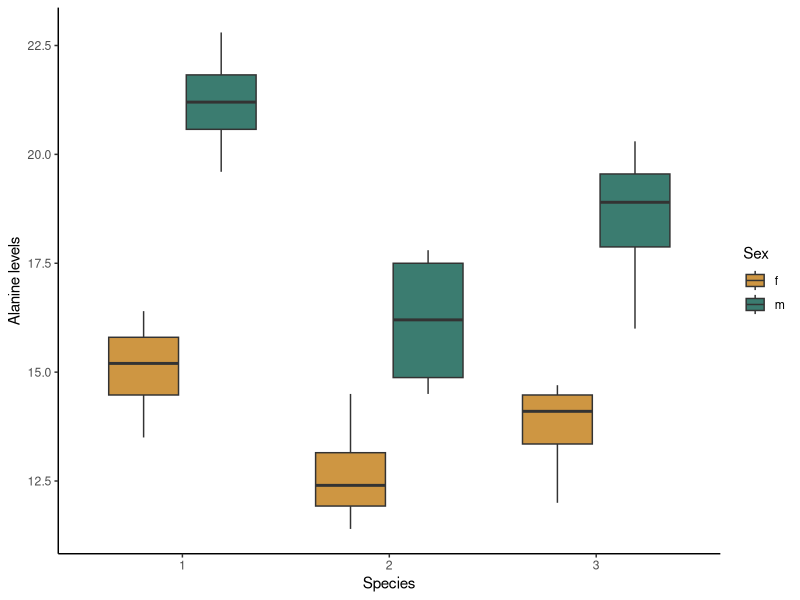
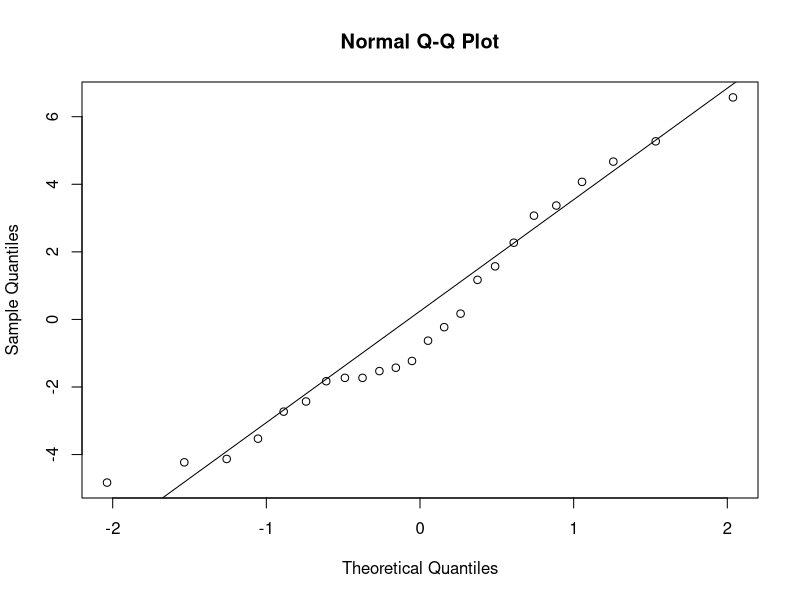
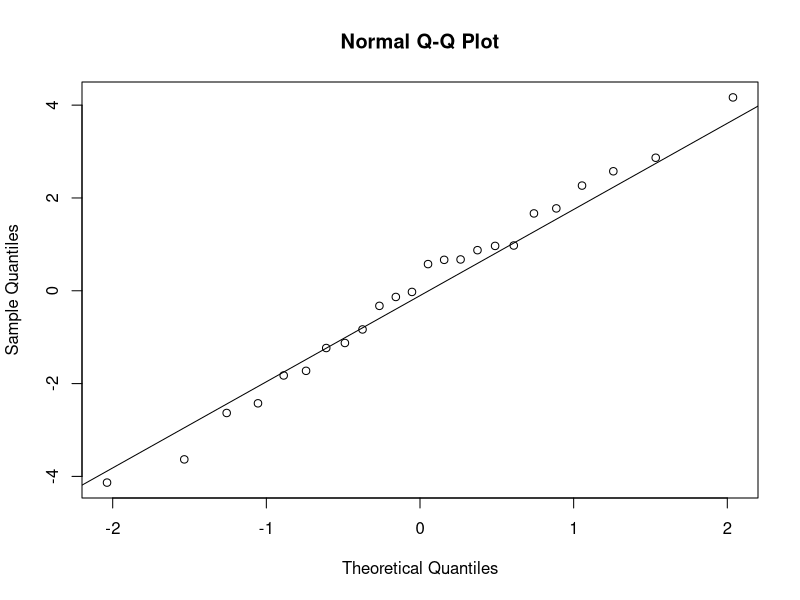
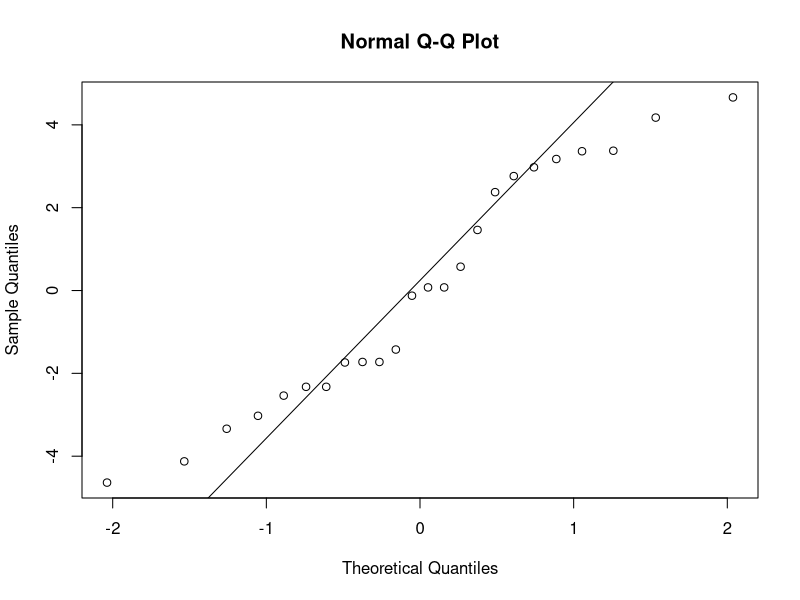
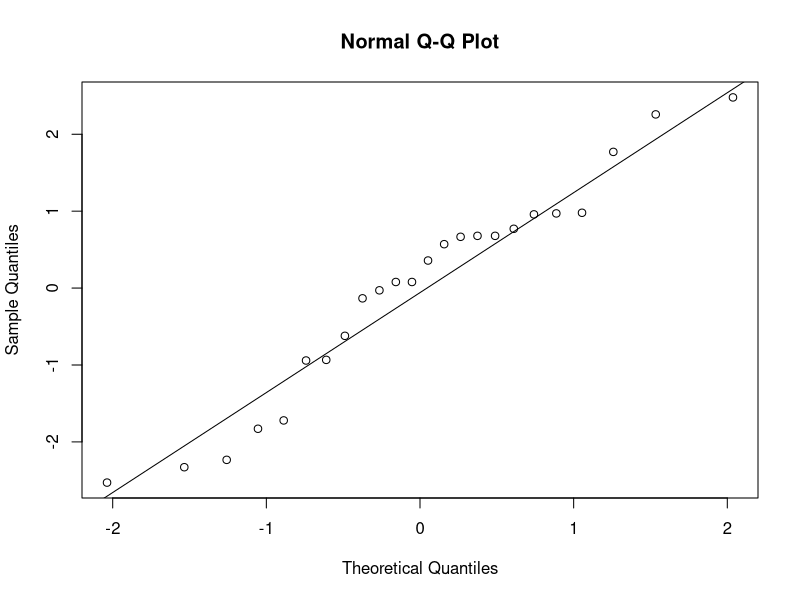
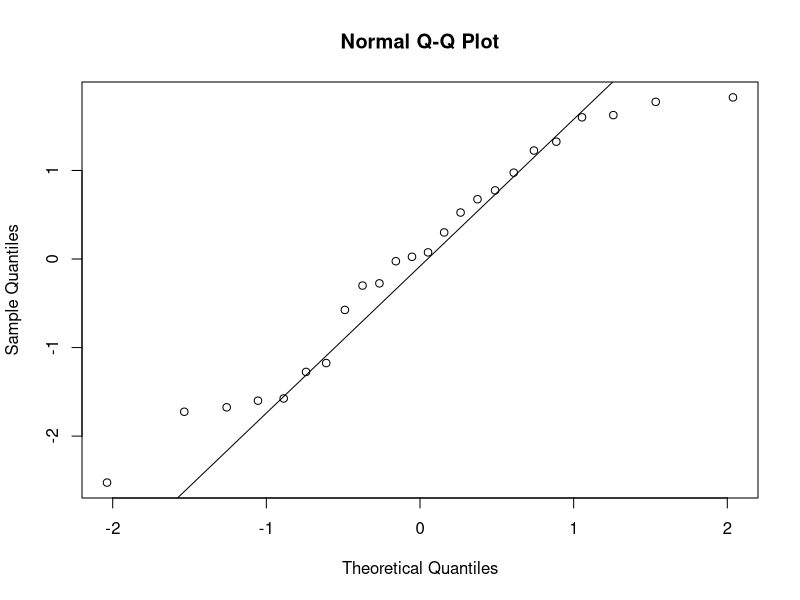
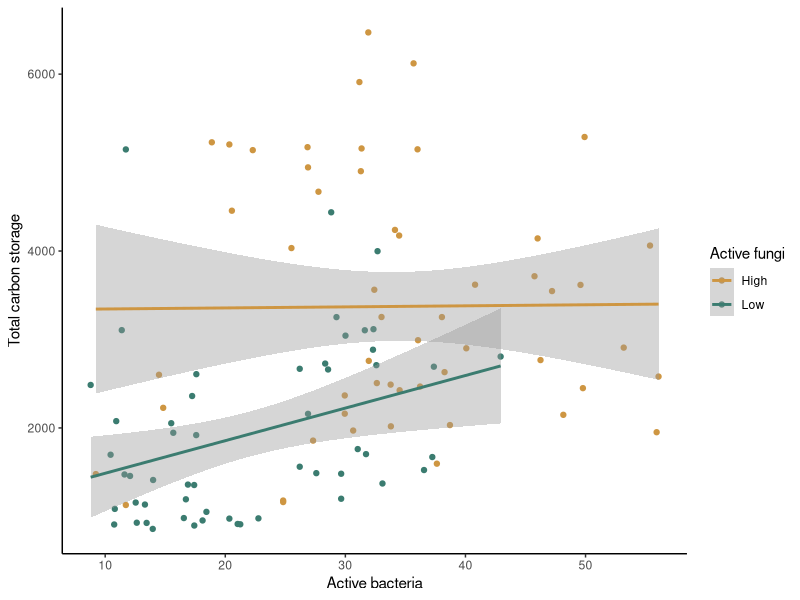
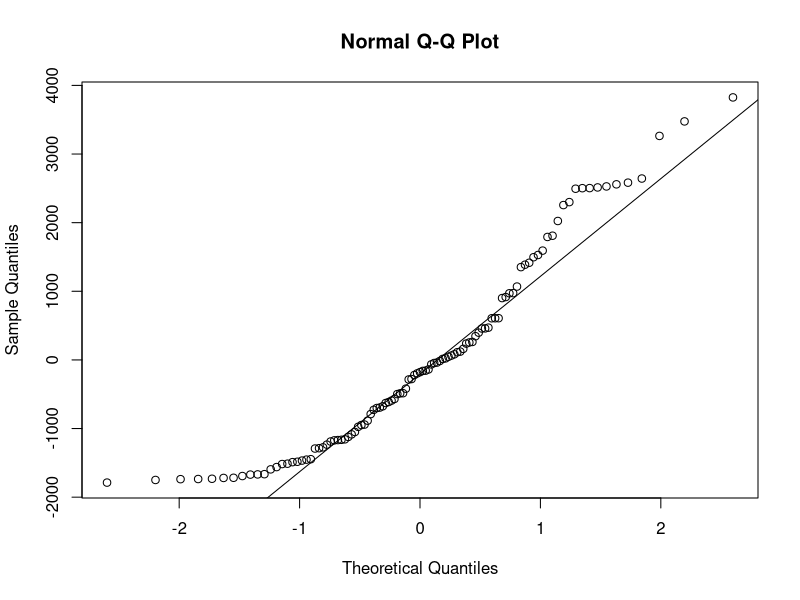

Generate these figures, in order, with R:
## ---- chunk 1
knitr::opts_chunk$set(echo = TRUE)
## ---- chunk 2
mill <- read.csv("millipedes.csv")
mill$species <- as.factor(mill$species)
## ---- chunk 3
library(ggplot2)
ggplot(mill, aes(x=species, y=Alanine, fill=sex)) +
  geom_boxplot() +
  scale_fill_manual(values=c("#ce9642","#3b7c70")) +
  labs(x="Species", y="Alanine levels", fill = "Sex") +
  theme_classic()
## ---- chunk 4
mill_null <- lm(Alanine ~ 1, data = mill)
mill_sex <- lm(Alanine ~ sex, data = mill)
mill_species <- lm(Alanine ~ species, data = mill)
mill_both <- lm(Alanine ~ sex + species, data = mill)
mill_int <- lm(Alanine ~ sex*species, data = mill)
## ---- chunk 5
resid_null <- resid(mill_null)
resid_sex <- resid(mill_sex)
resid_species <- resid(mill_species)
resid_both <- resid(mill_both)
resid_int <- resid(mill_int)
## ---- chunk 6
qqnorm(resid_null)
qqline(resid_null)

qqnorm(resid_sex)
qqline(resid_sex)

qqnorm(resid_species)
qqline(resid_species)

qqnorm(resid_both)
qqline(resid_both)

qqnorm(resid_int)
qqline(resid_int)
## ---- chunk 7
AIC(mill_null,mill_sex,mill_species,mill_both,mill_int)
## ---- chunk 8
carbon <- read.csv("carbon.csv")
## ---- chunk 9
library(tidyverse)

med <- median(carbon$Active_Fungi)
carbon <- mutate(carbon,Fungi_cat = ifelse(Active_Fungi > med, "High", "Low"))
## ---- chunk 10
ggplot(data=carbon, aes(x=Active_Bacteria,y=Tc,color=Fungi_cat)) +
  geom_point() +
  geom_smooth(method="lm") +
  scale_color_manual(values=c("#ce9642","#3b7c70")) +
  labs(x="Active bacteria", y="Total carbon storage",color="Active fungi") +
  theme_classic()
## ---- chunk 11
carbon_null <- lm(Tc ~ 1, data = carbon)
carbon_bac <- lm(Tc ~ Active_Bacteria, data = carbon)
carbon_fungi <- lm(Tc ~ Active_Fungi, data = carbon)
carbon_both <- lm(Tc ~ Active_Bacteria + Active_Fungi, data = carbon)
carbon_int <- lm(Tc ~ Active_Bacteria*Active_Fungi, data = carbon)
## ---- chunk 12
resid_null_carbon <- resid(carbon_null)
resid_bac_carbon <- resid(carbon_bac)
resid_fungi_carbon <- resid(carbon_fungi)
resid_both_carbon <- resid(carbon_both)
resid_int_carbon <- resid(carbon_int)
## ---- chunk 13
qqnorm(resid_null_carbon)
qqline(resid_null_carbon)

qqnorm(resid_bac_carbon)
qqline(resid_bac_carbon)

qqnorm(resid_fungi_carbon)
qqline(resid_fungi_carbon)

qqnorm(resid_both_carbon)
qqline(resid_both_carbon)

qqnorm(resid_int_carbon)
qqline(resid_int_carbon)
## ---- chunk 14
carbon_null <- lm(log(Tc) ~ 1, data = carbon)
carbon_bac <- lm(log(Tc) ~ Active_Bacteria, data = carbon)
carbon_fungi <- lm(log(Tc) ~ Active_Fungi, data = carbon)
carbon_both <- lm(log(Tc) ~ Active_Bacteria + Active_Fungi, data = carbon)
carbon_int <- lm(log(Tc) ~ Active_Bacteria*Active_Fungi, data = carbon)
## ---- chunk 15
resid_null_carbon <- resid(carbon_null)
resid_bac_carbon <- resid(carbon_bac)
resid_fungi_carbon <- resid(carbon_fungi)
resid_both_carbon <- resid(carbon_both)
resid_int_carbon <- resid(carbon_int)
## ---- chunk 16
qqnorm(resid_null_carbon)
qqline(resid_null_carbon)

qqnorm(resid_bac_carbon)
qqline(resid_bac_carbon)

qqnorm(resid_fungi_carbon)
qqline(resid_fungi_carbon)

qqnorm(resid_both_carbon)
qqline(resid_both_carbon)

qqnorm(resid_int_carbon)
qqline(resid_int_carbon)
## ---- chunk 17
AIC(carbon_null,carbon_bac,carbon_fungi,carbon_both,carbon_int)
## ---- chunk 18
butterfly <- read.csv("butterfly.csv")
## ---- chunk 19
ggplot(data=butterfly, aes(x=Temp,y=Endurance,color=Genotype)) +
  geom_point() +
  geom_smooth(method="lm") +
  scale_color_manual(values=c("#ce9642","#3b7c70","#3b3a3e")) +
  labs(x="Temperature") +
  theme_classic()
## ---- chunk 20
butter_null <- lm(Endurance ~ 1, data=butterfly)
butter_temp <- lm(Endurance ~ Temp, data=butterfly)
butter_geno <- lm(Endurance ~ Genotype, data=butterfly)
butter_both <- lm(Endurance ~ Temp + Genotype, data=butterfly)
butter_int <- lm(Endurance ~ Temp*Genotype, data=butterfly)
## ---- chunk 21
resid_null_butter <- resid(butter_null)
resid_temp_butter <- resid(butter_temp)
resid_geno_butter <- resid(butter_geno)
resid_both_butter <- resid(butter_both)
resid_int_butter <- resid(butter_int)
## ---- chunk 22
qqnorm(resid_null_butter)
qqline(resid_null_butter)

qqnorm(resid_temp_butter)
qqline(resid_temp_butter)

qqnorm(resid_geno_butter)
qqline(resid_geno_butter)

qqnorm(resid_both_butter)
qqline(resid_both_butter)

qqnorm(resid_int_butter)
qqline(resid_int_butter)
## ---- chunk 23
AIC(butter_null,butter_temp,butter_geno,butter_both,butter_int)
